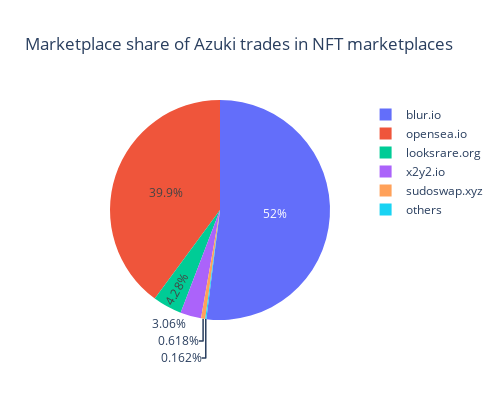

Notebook source saved alongside this figure:
### Code cell
#Make a pie chart according to source
a = azuki_event['orderSource'].value_counts()
c = pd.Series(sum(a[5:]), index= ['others']) #Create a new
b = a[:5].add(c, fill_value=0)

labels= b.index
values= b
fig = go.Figure(data=[go.Pie(labels=labels, values=values)])
fig.update_layout(title_text = "Marketplace share of Azuki trades in NFT marketplaces", width =500, height = 400)
fig.show()

### Figure 1 — Plotly figure (JSON) as saved in the notebook; plotly's stock layout.template omitted (floating-point values rounded to 4 significant figures)
{"data": [{"labels": ["blur.io", "looksrare.org", "opensea.io", "others", "sudoswap.xyz", "x2y2.io"], "type": "pie", "values": [38503, 3167, 29554, 120, 458, 2265]}], "layout": {"height": 400, "title": {"text": "Marketplace share of Azuki trades in NFT marketplaces"}, "width": 500}}
